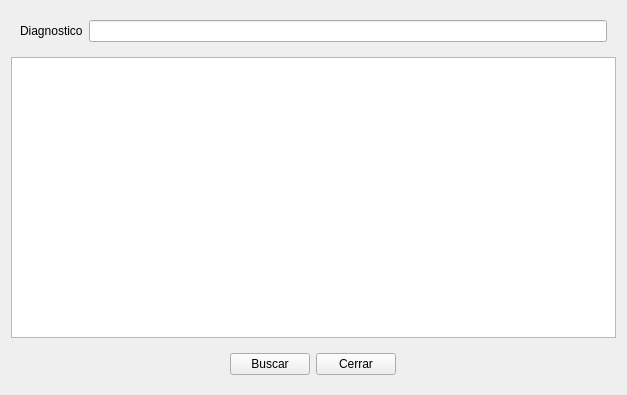
<?xml version="1.0" encoding="UTF-8"?>
<ui version="4.0">
 <class>Form</class>
 <widget class="QWidget" name="Form">
  <property name="geometry">
   <rect>
    <x>0</x>
    <y>0</y>
    <width>627</width>
    <height>395</height>
   </rect>
  </property>
  <property name="windowTitle">
   <string>Consultas Leves este mes segun diagnositico ordenadas por la fecha</string>
  </property>
  <layout class="QVBoxLayout" name="verticalLayout">
   <item>
    <widget class="QWidget" name="widget" native="true">
     <layout class="QGridLayout" name="gridLayout" columnstretch="0,0">
      <item row="1" column="0">
       <widget class="QLabel" name="label_5">
        <property name="text">
         <string>Diagnostico</string>
        </property>
       </widget>
      </item>
      <item row="1" column="1">
       <widget class="QLineEdit" name="cs_diagnostico"/>
      </item>
     </layout>
    </widget>
   </item>
   <item>
    <widget class="QTableWidget" name="tabla_consulta">
     <property name="editTriggers">
      <set>QAbstractItemView::NoEditTriggers</set>
     </property>
     <property name="sortingEnabled">
      <bool>true</bool>
     </property>
    </widget>
   </item>
   <item alignment="Qt::AlignHCenter|Qt::AlignVCenter">
    <widget class="QWidget" name="widget_2" native="true">
     <layout class="QHBoxLayout" name="horizontalLayout">
      <item>
       <widget class="QPushButton" name="btn_accion">
        <property name="text">
         <string>Buscar</string>
        </property>
       </widget>
      </item>
      <item>
       <widget class="QPushButton" name="btn_cerrar">
        <property name="text">
         <string>Cerrar</string>
        </property>
       </widget>
      </item>
     </layout>
    </widget>
   </item>
  </layout>
 </widget>
 <tabstops>
  <tabstop>tabla_consulta</tabstop>
  <tabstop>btn_accion</tabstop>
  <tabstop>btn_cerrar</tabstop>
 </tabstops>
 <resources/>
 <connections/>
</ui>
